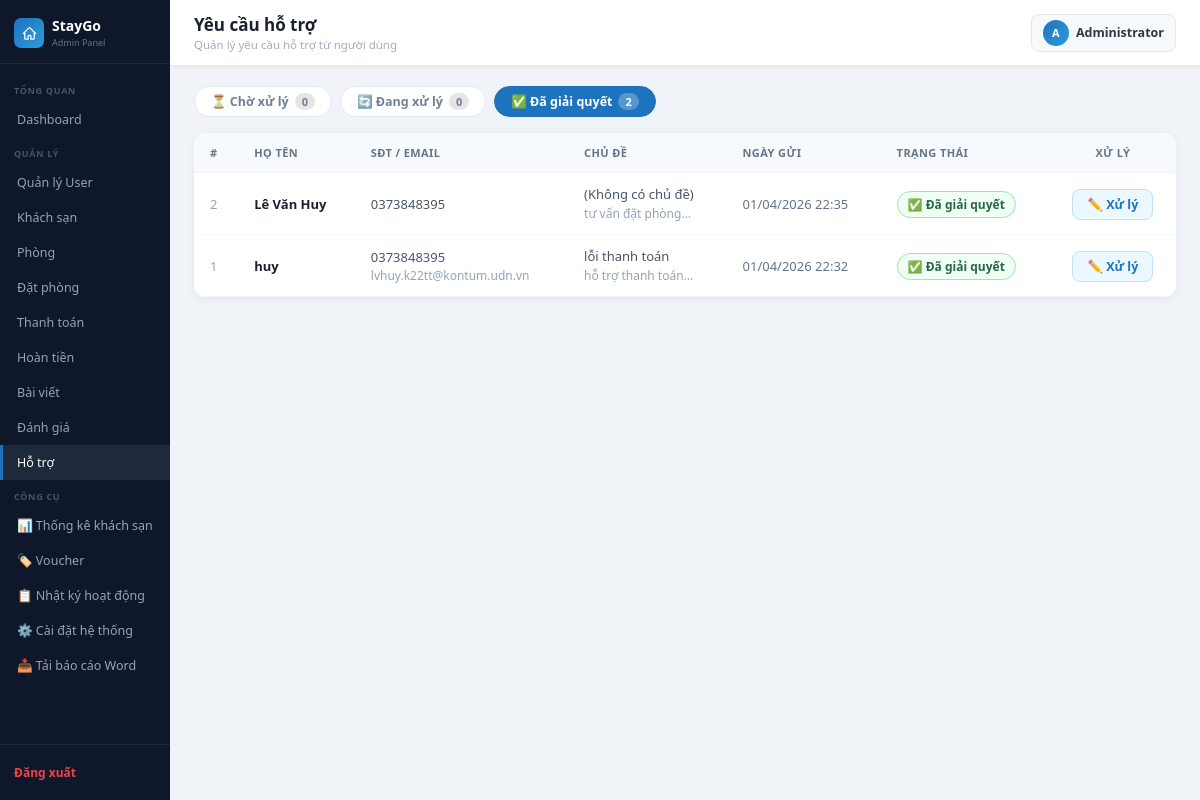
The app's page /admin_lvhuy_kontum/support_requests.php?filter=resolved (signed in) with its own data.
### tables this page shows
CREATE TABLE `support_requests` (
  `id` int(11) NOT NULL,
  `user_id` int(11) DEFAULT NULL,
  `full_name` varchar(100) NOT NULL,
  `phone` varchar(20) NOT NULL,
  `email` varchar(100) DEFAULT NULL,
  `subject` varchar(255) DEFAULT NULL,
  `note` text DEFAULT NULL,
  `admin_note` text DEFAULT NULL,
  `status` enum('pending','processing','resolved') NOT NULL DEFAULT 'pending',
  `created_at` datetime NOT NULL DEFAULT current_timestamp(),
  `updated_at` datetime DEFAULT NULL ON UPDATE current_timestamp()
);

### admin_lvhuy_kontum/support_requests.php (the view, shortened to what this page needs)
<?php
include("../config/database.php");
include("../includes/admin_header.php");
$filter = $_GET['filter'] ?? 'pending';
$rows = $conn->query("SELECT * FROM support_requests WHERE status='$filter' ORDER BY created_at DESC");
$cnt_pending    = (int)$conn->query("SELECT COUNT(*) as c FROM support_requests WHERE status='pending'"   )->fetch_assoc()['c'];
$cnt_processing = (int)$conn->query("SELECT COUNT(*) as c FROM support_requests WHERE status='processing'")->fetch_assoc()['c'];
$cnt_resolved   = (int)$conn->query("SELECT COUNT(*) as c FROM support_requests WHERE status='resolved'"  )->fetch_assoc()['c'];
$status_cfg = [
    'pending'    => ['⏳ Chờ xử lý',    '#b7791f','#fffbeb','#fef3c7'],
    'processing' => ['🔄 Đang xử lý',   '#1e73be','#ebf8ff','#bee3f8'],
    'resolved'   => ['✅ Đã giải quyết', '#276749','#f0fff4','#9ae6b4'],
];
?>
<div class="refund-tabs">
    <a href="?filter=pending"    class="refund-tab <?= $filter==='pending'    ?'active':'' ?>">
        ⏳ Chờ xử lý <span class="cnt"><?= $cnt_pending ?></span>
    </a>
    <a href="?filter=processing" class="refund-tab <?= $filter==='processing' ?'active':'' ?>">
        🔄 Đang xử lý <span class="cnt"><?= $cnt_processing ?></span>
    </a>
    <a href="?filter=resolved"   class="refund-tab <?= $filter==='resolved'   ?'active':'' ?>">
        ✅ Đã giải quyết <span class="cnt"><?= $cnt_resolved ?></span>
    </a>
</div>
<?php if(!$rows || $rows->num_rows === 0): ?>
<div class="empty-state">
    <svg width="48" height="48" fill="none" viewBox="0 0 24 24" stroke="#cbd5e0" stroke-width="1.5">
        <path stroke-linecap="round" stroke-linejoin="round" d="M9 12h6m-3-3v6M21 12a9 9 0 11-18 0 9 9 0 0118 0z"/>
    </svg>
    <p>Không có yêu cầu nào trong mục này.</p>
</div>
<?php else: ?>
<div class="section-card" style="padding:0;overflow:hidden">
<table style="width:100%;border-collapse:collapse;font-size:13.5px">
    <thead>
        <tr style="background:#f8fafc;border-bottom:1px solid #e2e8f0">
            <th style="padding:12px 16px;text-align:left;color:#64748b;font-weight:600">#</th>
            <th style="padding:12px 16px;text-align:left;color:#64748b;font-weight:600">Họ tên</th>
            <th style="padding:12px 16px;text-align:left;color:#64748b;font-weight:600">SĐT / Email</th>
            <th style="padding:12px 16px;text-align:left;color:#64748b;font-weight:600">Chủ đề</th>
            <th style="padding:12px 16px;text-align:left;color:#64748b;font-weight:600">Ngày gửi</th>
            <th style="padding:12px 16px;text-align:left;color:#64748b;font-weight:600">Trạng thái</th>
            <th style="padding:12px 16px;text-align:center;color:#64748b;font-weight:600">Xử lý</th>
        </tr>
    </thead>
    <tbody>
    <?php while($row = $rows->fetch_assoc()):
        $cfg = $status_cfg[$row['status']] ?? $status_cfg['pending'];
    ?>
        <tr style="border-bottom:1px solid #f1f5f9">
            <td style="padding:12px 16px;color:#94a3b8"><?= $row['id'] ?></td>
            <td style="padding:12px 16px;font-weight:600;color:#1a202c"><?= htmlspecialchars($row['full_name']) ?></td>
            <td style="padding:12px 16px;color:#4a5568">
                <?= htmlspecialchars($row['phone']) ?><br>
                <span style="font-size:12px;color:#94a3b8"><?= htmlspecialchars($row['email'] ?? '') ?></span>
            </td>
            <td style="padding:12px 16px;color:#4a5568;max-width:180px">
                <div style="font-weight:500"><?= htmlspecialchars($row['subject'] ?: '(Không có chủ đề)') ?></div>
                <div style="font-size:12px;color:#94a3b8;margin-top:2px;white-space:nowrap;overflow:hidden;text-overflow:ellipsis;max-width:170px">
                    <?= htmlspecialchars(mb_substr($row['note'], 0, 60)) ?>...
                </div>
            </td>
            <td style="padding:12px 16px;color:#64748b;white-space:nowrap"><?= date('d/m/Y H:i', strtotime($row['created_at'])) ?></td>
            <td style="padding:12px 16px">
                <span style="padding:4px 10px;border-radius:20px;font-size:12px;font-weight:600;
                    color:<?= $cfg[1] ?>;background:<?= $cfg[2] ?>;border:1px solid <?= $cfg[3] ?>">
                    <?= $cfg[0] ?>
                </span>
            </td>
            <td style="padding:12px 16px;text-align:center">
                <a href="?filter=<?= $filter ?>&edit=<?= $row['id'] ?>"
                   style="padding:6px 14px;border-radius:8px;font-size:12.5px;font-weight:600;
                          background:#ebf8ff;color:#1e73be;text-decoration:none;border:1px solid #bee3f8">
                    ✏️ Xử lý
                </a>
            </td>
        </tr>
    <?php endwhile; ?>
    </tbody>
</table>
</div>
<?php endif; ?>
<?php include("../includes/admin_footer.php"); ?>

### assets/css/admin.css (style rules this page uses)
*, *::before, *::after { box-sizing: border-box; margin: 0; padding: 0; }
body { font-family: 'Segoe UI', Arial, sans-serif; background: #f0f4f8; color: #1a202c; }
.section-card { background: #fff; border-radius: 12px; box-shadow: 0 2px 10px rgba(0,0,0,.06); overflow: hidden; margin-bottom: 24px; }
table { width: 100%; border-collapse: collapse; background: #fff; }
th { background: #f7fafc; font-size: 11px; font-weight: 700; text-transform: uppercase; letter-spacing: .4px; color: #718096; padding: 9px 14px; text-align: left; border-bottom: 1px solid #f0f4f8; white-space: nowrap; }
td { padding: 12px 14px; font-size: 13px; color: #2d3748; border-bottom: 1px solid #f7fafc; vertical-align: middle; }
tr:last-child td { border-bottom: none; }
.refund-tabs { display:flex; gap:8px; margin-bottom:16px; flex-wrap:wrap; }
.refund-tab { padding:6px 16px; border-radius:20px; font-size:12.5px; font-weight:600; text-decoration:none; border:1.5px solid #e2e8f0; color:#718096; background:#fff; display:flex; align-items:center; gap:6px; transition:all .15s; }
.refund-tab.active { background:#1e73be; color:#fff; border-color:#1e73be; }
.refund-tab .cnt { background:rgba(0,0,0,.1); border-radius:10px; padding:1px 7px; font-size:11px; }
.refund-tab.active .cnt { background:rgba(255,255,255,.25); }

### records on screen
support_requests: id "2", full_name "Lê Văn Huy", phone "0373848395", subject "(Không có chủ đề)", note "tư vấn đặt phòng", created_at "01/04/2026 22:35", status "✅ Đã giải quyết"
support_requests: id "1", full_name "huy", phone "0373848395", email "lvhuy.k22tt@kontum.udn.vn", subject "lỗi thanh toán", note "hỗ trợ thanh toán", created_at "01/04/2026 22:32", status "✅ Đã giải quyết"

### other values on screen
$page_title "Yêu cầu hỗ trợ"
$page_subtitle "Quản lý yêu cầu hỗ trợ từ người dùng"
$admin_avatar "A"
$admin_name "Administrator"
$cnt_pending "0"
$cnt_processing "0"
$cnt_resolved "2"
